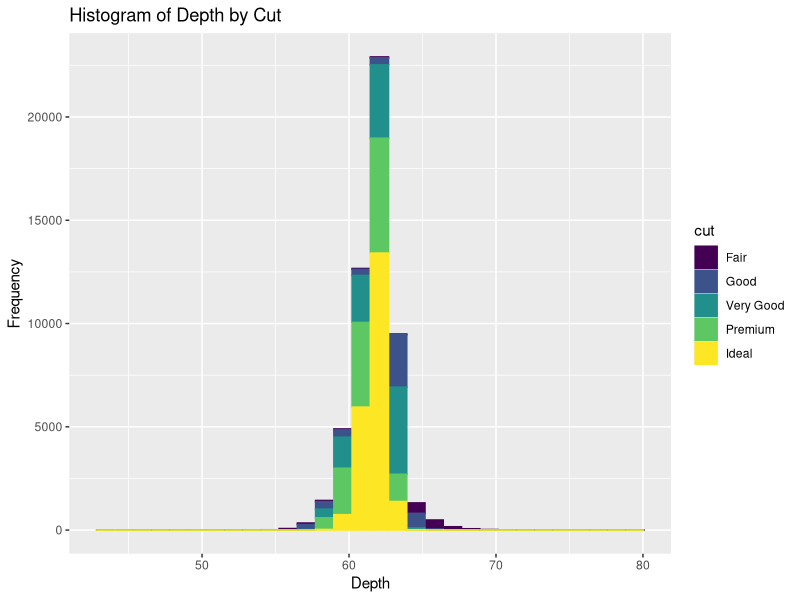

Recreate this plot in R.
library(ggplot2)

summary(diamonds)

qplot(depth, data = diamonds, color = cut, fill = cut) +
  scale_x_continuous("Depth") +
  ylab("Frequency") +
  labs( title = "Histogram of Depth by Cut")